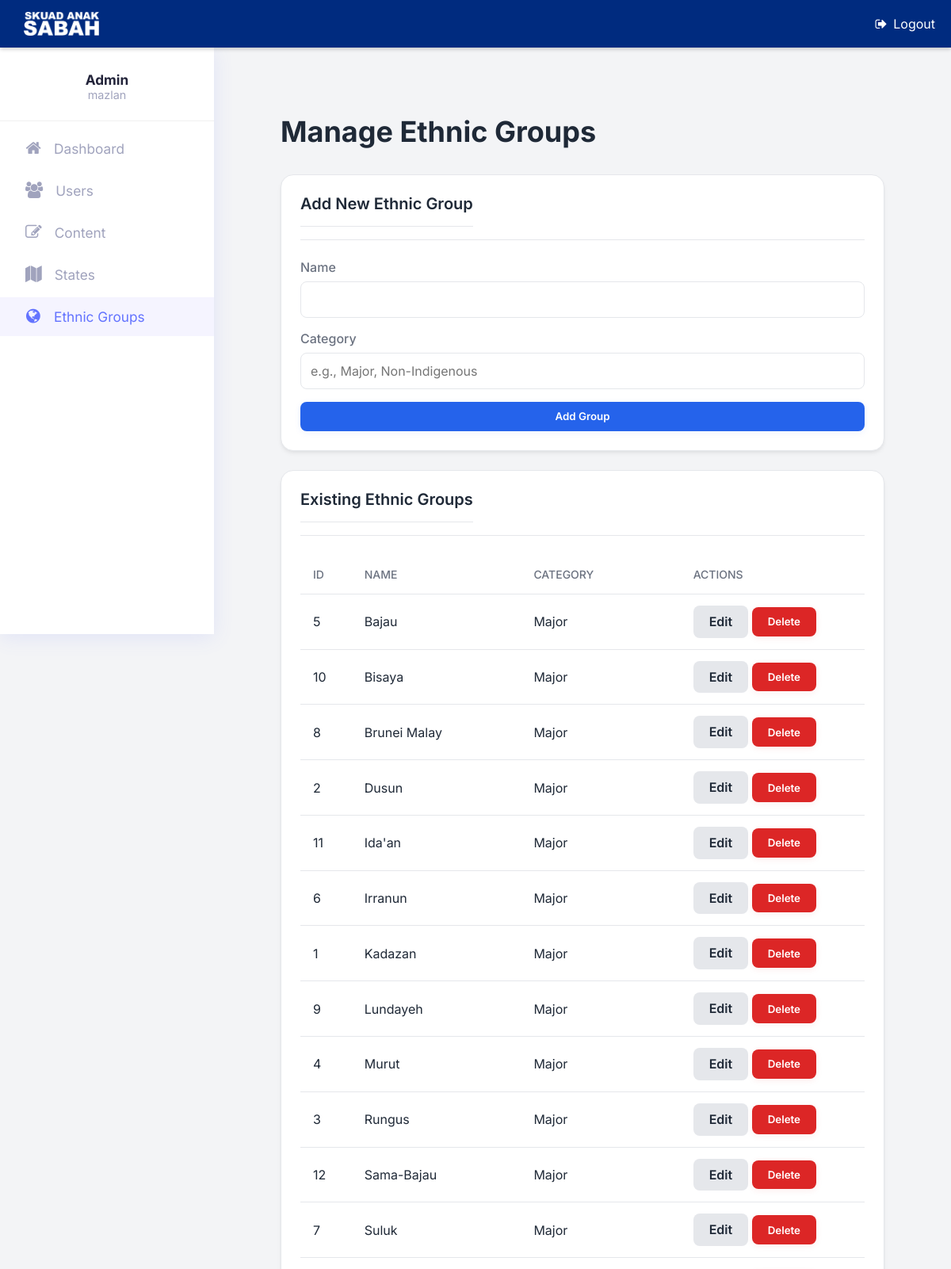
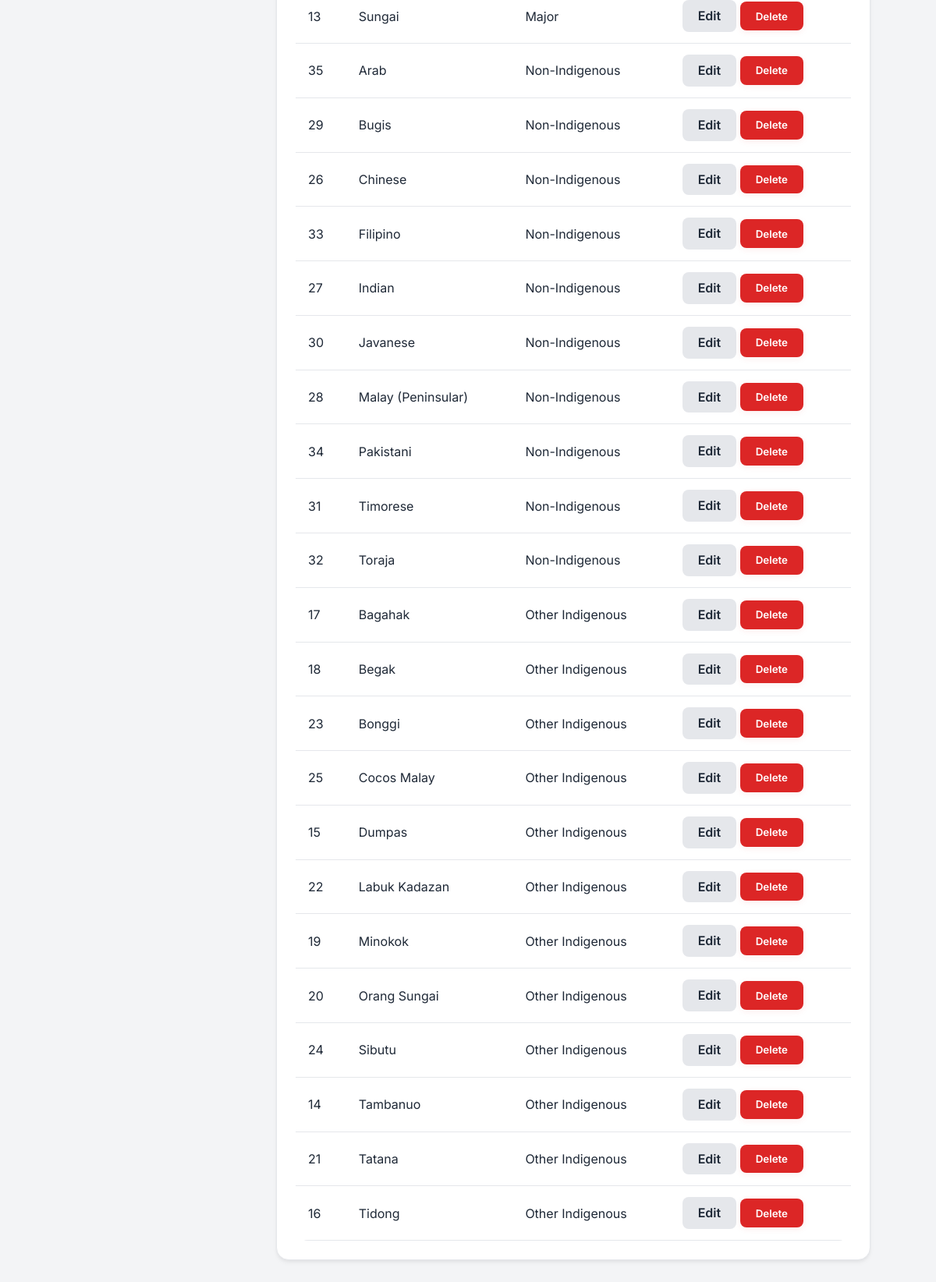
/admin/ethnic_groups.php (signed in), run on the app's committed database (2 pictures, top to bottom).
### tables this page shows
CREATE TABLE `sabah_ethnic_groups` (
  `id` int(11) NOT NULL,
  `name` varchar(100) DEFAULT NULL,
  `category` varchar(50) DEFAULT NULL
);

### app/models/EthnicGroupManager.php (called while the page is built, shortened)
<?php
require_once ROOT_PATH . '/app/models/EthnicGroup.php';
class EthnicGroupManager
{
    private PDO $conn;
    public function __construct(PDO $db_connection)
    {
        $this->conn = $db_connection;
    }
    public function getAll(bool $grouped = false): array
    {
        $sql = "SELECT id, name, category FROM sabah_ethnic_groups ORDER BY category, name";
        $groups = [];
        try {
            $stmt = $this->conn->query($sql);
            while ($row = $stmt->fetch(PDO::FETCH_ASSOC)) {
                $ethnicObject = new EthnicGroup($row['id'], $row['name'], $row['category']);
                if ($grouped) {
                    $groups[$row['category']][] = $ethnicObject;
                } else {
                    $groups[] = $ethnicObject;
                }
            }
        } catch (PDOException $e) {
            return [];
        }
        return $groups;
    }
}

### app/models/EthnicGroup.php (called while the page is built, shortened)
<?php
class EthnicGroup
{
    public function __construct(?int $id = null, ?string $name = null, ?string $category = null)
    {
        $this->id = $id;
        $this->name = $name;
        $this->category = $category;
    }
}

### admin/ethnic_groups.php (the view, shortened to what this page needs)
<?php
require_once ROOT_PATH . '/app/models/EthnicGroupManager.php';
require_once ROOT_PATH . '/app/models/EthnicGroup.php';
$database = new Database();
$db = $database->connect();
$ethnicManager = new EthnicGroupManager($db);
$editing_ethnic = null;
$all_ethnics = $ethnicManager->getAll();
include_once 'admin_header.php';
?>
<div class="dashboard-wrapper">
    <div class="header">
        <h1>Manage Ethnic Groups</h1>
    </div>
    <div class="card">
        <div class="card-header">
            <span class="card-title"><?= $editing_ethnic ? 'Edit Ethnic Group' : 'Add New Ethnic Group' ?></span>
        </div>
        <div class="card-body">
            <form action="ethnic_groups.php" method="POST">
                <div class="form-group">
                    <label for="name">Name</label>
                    <input type="text" class="form-control" id="name" name="name" value="<?= htmlspecialchars($editing_ethnic->name ?? '') ?>" required>
                </div>
                <div class="form-group">
                    <label for="category">Category</label>
                    <input type="text" class="form-control" id="category" name="category" value="<?= htmlspecialchars($editing_ethnic->category ?? '') ?>" placeholder="e.g., Major, Non-Indigenous" required>
                </div>
                <button type="submit" class="btn btn-primary" style="width:100%"><?= $editing_ethnic ? 'Update Group' : 'Add Group' ?></button>
            </form>
        </div>
    </div>
    <div class="card">
        <div class="card-header">
            <span class="card-title">Existing Ethnic Groups</span>
        </div>
        <div class="card-body">
            <table>
                <thead>
                    <tr>
                        <th>ID</th>
                        <th>Name</th>
                        <th>Category</th>
                        <th>Actions</th>
                    </tr>
                </thead>
                <tbody>
                    <?php if (empty($all_ethnics)): ?>
                        <tr>
                            <td colspan="4" style="text-align:center;">No ethnic groups found.</td>
                        </tr>
                    <?php else: ?>
                        <?php foreach ($all_ethnics as $ethnic): ?>
                            <tr>
                                <td><?= $ethnic->id ?></td>
                                <td><?= htmlspecialchars($ethnic->name) ?></td>
                                <td><?= htmlspecialchars($ethnic->category) ?></td>
                                <td>
                                    <a href="ethnic_groups.php?action=edit&id=<?= $ethnic->id ?>" class="btn btn-secondary">Edit</a>
                                    <form action="ethnic_groups.php" method="POST" style="display:inline;" onsubmit="return confirm('Are you sure you want to delete this item?');">
                                        <button type="submit" class="btn btn-danger">Delete</button>
                                    </form>
                                </td>
                            </tr>
                        <?php endforeach; ?>
                    <?php endif; ?>
                </tbody>
            </table>
        </div>
    </div>
</div>
<?php include_once 'admin_footer.php'; ?>

### admin/css/mkl_style.css (style rules this page uses)
:root { --font-primary: 'Inter', 'Quicksand', sans-serif; --sidebar-bg-light: #fff; --sidebar-bg-dark: #23243a; --sidebar-accent: #6373ff; --sidebar-text-light: #23243a; --sidebar-text-dark: #fff; --sidebar-icon-light: #a0a3bd; --sidebar-icon-dark: #a0a3bd; --sidebar-active-bg-light: #f5f4ff; --sidebar-active-bg-dark: #353657; --sidebar-active-text: var(--sidebar-accent); --sidebar-border-radius: 18px; }
* { font-family: var(--font-primary); box-sizing: border-box; vertical-align: middle; }
body { background: #e6e5eb; }

### data on the page
sabah_ethnic_groups: id "5", name "Bajau", category "Major"
sabah_ethnic_groups: id "10", name "Bisaya", category "Major"
sabah_ethnic_groups: id "8", name "Brunei Malay", category "Major"
sabah_ethnic_groups: id "2", name "Dusun", category "Major"
sabah_ethnic_groups: id "11", name "Ida'an", category "Major"
sabah_ethnic_groups: id "6", name "Irranun", category "Major"
sabah_ethnic_groups: id "1", name "Kadazan", category "Major"
sabah_ethnic_groups: id "9", name "Lundayeh", category "Major"
sabah_ethnic_groups: id "4", name "Murut", category "Major"
sabah_ethnic_groups: id "3", name "Rungus", category "Major"
sabah_ethnic_groups: id "12", name "Sama-Bajau", category "Major"
sabah_ethnic_groups: id "7", name "Suluk", category "Major"
sabah_ethnic_groups: id "13", name "Sungai", category "Major"
sabah_ethnic_groups: id "35", name "Arab", category "Non-Indigenous"
sabah_ethnic_groups: id "29", name "Bugis", category "Non-Indigenous"
sabah_ethnic_groups: id "26", name "Chinese", category "Non-Indigenous"
sabah_ethnic_groups: id "33", name "Filipino", category "Non-Indigenous"
sabah_ethnic_groups: id "27", name "Indian", category "Non-Indigenous"
sabah_ethnic_groups: id "30", name "Javanese", category "Non-Indigenous"
sabah_ethnic_groups: id "28", name "Malay (Peninsular)", category "Non-Indigenous"
sabah_ethnic_groups: id "34", name "Pakistani", category "Non-Indigenous"
sabah_ethnic_groups: id "31", name "Timorese", category "Non-Indigenous"
sabah_ethnic_groups: id "32", name "Toraja", category "Non-Indigenous"
sabah_ethnic_groups: id "17", name "Bagahak", category "Other Indigenous"
sabah_ethnic_groups: id "18", name "Begak", category "Other Indigenous"
sabah_ethnic_groups: id "23", name "Bonggi", category "Other Indigenous"
sabah_ethnic_groups: id "25", name "Cocos Malay", category "Other Indigenous"
sabah_ethnic_groups: id "15", name "Dumpas", category "Other Indigenous"
sabah_ethnic_groups: id "22", name "Labuk Kadazan", category "Other Indigenous"
sabah_ethnic_groups: id "19", name "Minokok", category "Other Indigenous"
sabah_ethnic_groups: id "20", name "Orang Sungai", category "Other Indigenous"
sabah_ethnic_groups: id "24", name "Sibutu", category "Other Indigenous"
sabah_ethnic_groups: id "14", name "Tambanuo", category "Other Indigenous"
sabah_ethnic_groups: id "21", name "Tatana", category "Other Indigenous"
sabah_ethnic_groups: id "16", name "Tidong", category "Other Indigenous"

### other printed values
$_SESSION['admin_username'] "mazlan"
$item[2] "Dashboard"
$item[2] "Users"
$item[2] "Content"
$item[2] "States"
$item[2] "Ethnic Groups"
